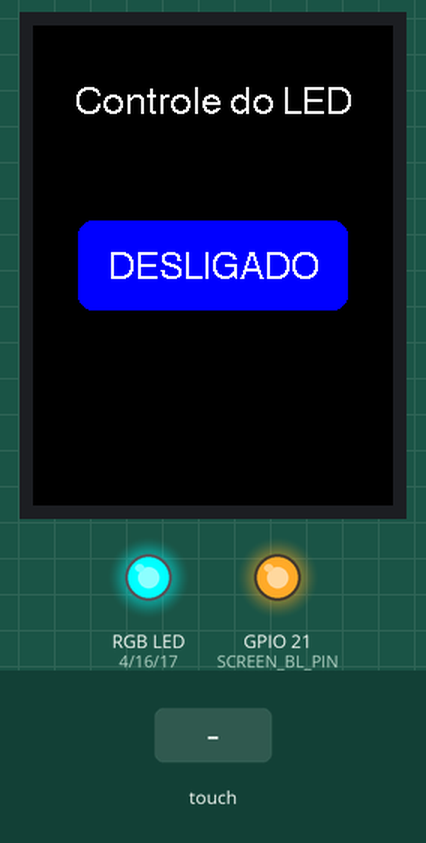
The sketch below on a simulated ESP32. Shown: 240×320 colour display, an RGB LED mixed from three pins (HIGH = lit), output pins drawn as LEDs (lit = HIGH). Inputs (shaded band) come from the test bench. What the sketch prints to the serial monitor is not drawn.

Above: at 2.4 s.
2.5 s: touch panel pressed at 38 % / 50 % of its raw x / y range
At 2.9 s:
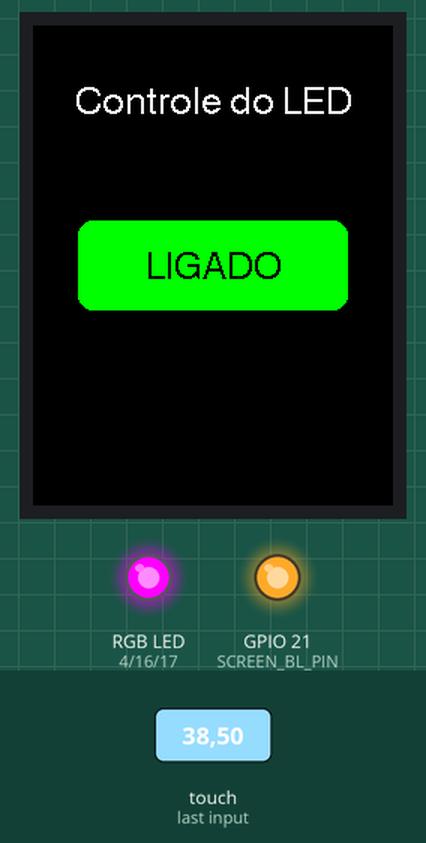
4.0 s: touch panel pressed at 62 % / 50 % of its raw x / y range
At 5.2 s:
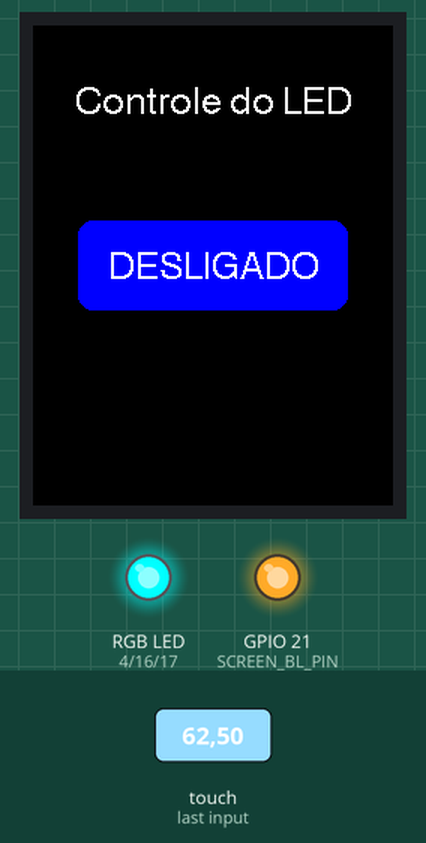
5.5 s: touch panel pressed at 87 % / 50 % of its raw x / y range
At 36.57 s:
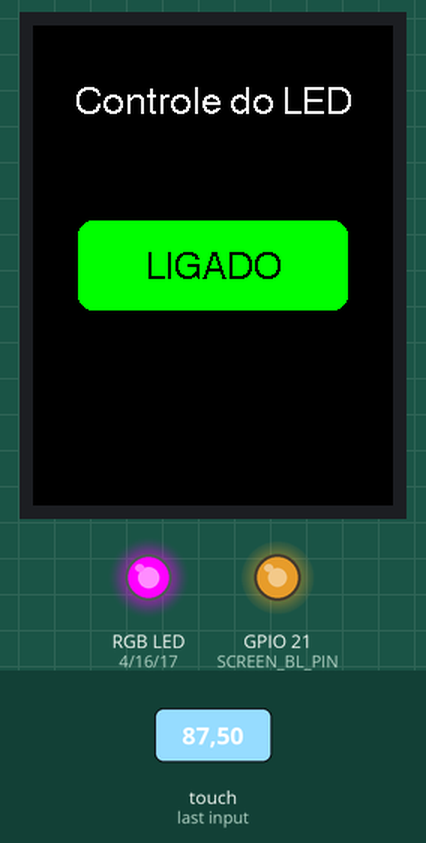
Timing chart, 0 to 37.3 s (numbered marks = the images above; inputs shaded):
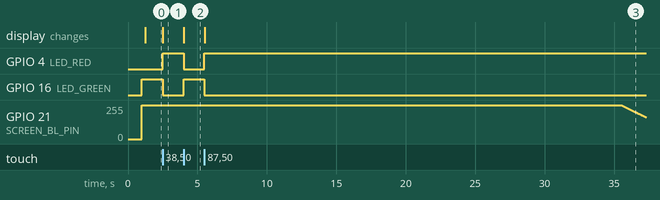

Measured:
- after the input at 2.5 s, GPIO 4 (LED_RED): LOW → HIGH at once; GPIO 16 (LED_GREEN): HIGH → LOW at once; the display: changes at once (image 1)
- after the input at 4.0 s, GPIO 4 (LED_RED): HIGH → LOW at once; GPIO 16 (LED_GREEN): LOW → HIGH at once; the display: changes at once (image 2)
- after the input at 5.5 s, GPIO 4 (LED_RED): LOW → HIGH at once; GPIO 16 (LED_GREEN): HIGH → LOW at once; the display: changes at once (image 3)

The sketch:

Tela_Apagar.ino
```cpp
#include <SPI.h>
#include <TFT_eSPI.h>             // Biblioteca apenas para desenhar na tela
#include <XPT2046_Touchscreen.h>  // Biblioteca dedicada para o Touchscreen

// Definições dos pinos do LED RGB traseiro da CYD (Lógica Invertida: LOW liga, HIGH desliga)
#define LED_RED   4
#define LED_GREEN 16
#define LED_BLUE  17

// Pino do Backlight da tela (Permite controle de brilho via PWM)
#define SCREEN_BL_PIN 21

// PINOS EXCLUSIVOS DO TOQUE NA PLACA CYD
#define TOUCH_MISO_PIN  39  // DOUT
#define TOUCH_MOSI_PIN  32  // DIN
#define TOUCH_CLK_PIN   25  // DCLK
#define TOUCH_CS_PIN    33  // CS

// Inicializa um barramento SPI exclusivo para o Touch
SPIClass touchSPI = SPIClass(VSPI);

// Inicialização dos controladores
TFT_eSPI tft = TFT_eSPI();
XPT2046_Touchscreen ts(TOUCH_CS_PIN);

// Variáveis de controle de estado do LED (Começa desligado/vermelho)
bool ledEstado = false;

// --- VARIÁVEIS DO TEMPORIZADOR DE TELA ---
unsigned long ultimoToqueTempo = 0; // Guarda quando o último toque ocorreu
const unsigned long TEMPO_ATIVO = 30000; // 30 segundos totalmente aceso
const unsigned long TEMPO_FADE   = 5000;  // 5 segundos diminuindo o brilho (Total 35s)

// Coordenadas e tamanho do botão centralizado (Adaptados para o modo Retrato)
int btnX, btnY, btnW, btnH;

// Desenha o botão na tela
void desenharBotao(bool estado) {
  if (estado) {
    tft.fillRoundRect(btnX, btnY, btnW, btnH, 10, TFT_GREEN);
    tft.setTextColor(TFT_BLACK);
    tft.drawCentreString("LIGADO", btnX + (btnW / 2), btnY + (btnH / 2) - 10, 4);
  } else {
    tft.fillRoundRect(btnX, btnY, btnW, btnH, 10, TFT_BLUE);
    tft.setTextColor(TFT_WHITE);
    tft.drawCentreString("DESLIGADO", btnX + (btnW / 2), btnY + (btnH / 2) - 10, 4);
  }
}

// Controla as cores do LED RGB traseiro
void definirCorLed(bool estado) {
  if (estado) {
    digitalWrite(LED_GREEN, LOW);
    digitalWrite(LED_RED, HIGH);
    digitalWrite(LED_BLUE, HIGH);
  } else {
    digitalWrite(LED_GREEN, HIGH);
    digitalWrite(LED_RED, LOW);
    digitalWrite(LED_BLUE, HIGH);
  }
}

void setup() {
  Serial.begin(115200);
  delay(1000);
  Serial.println("--- CYD ROTACAO 0 (RETRATO) ---");

  // Configura o pino de backlight para aceitar controle de brilho (PWM)
  pinMode(SCREEN_BL_PIN, OUTPUT);
  analogWrite(SCREEN_BL_PIN, 255); // Inicializa com brilho máximo

  // Configura os pinos do LED RGB como saída
  pinMode(LED_RED, OUTPUT);
  pinMode(LED_GREEN, OUTPUT);
  pinMode(LED_BLUE, OUTPUT);

  // Define o estado inicial do LED físico (Vermelho ativo no início)
  definirCorLed(ledEstado);

  // Inicializa o Display
  tft.init();
  tft.setRotation(0); // <-- Alterado para Modo Retrato (240x320)
  tft.fillScreen(TFT_BLACK);

  // Inicializa o barramento SPI alternativo do Touchscreen
  touchSPI.begin(TOUCH_CLK_PIN, TOUCH_MISO_PIN, TOUCH_MOSI_PIN, TOUCH_CS_PIN);
  ts.begin(touchSPI);
  ts.setRotation(0); // <-- Alinha a rotação do sensor com a tela

  // Dimensões da tela em modo Retrato (240x320)
  int largura = tft.width();   // Retorna 240
  int altura = tft.height();   // Retorna 320

  // Configura tamanho e centralização do botão para caber perfeitamente em 240 de largura
  btnW = 180; // Largura do botão ligeiramente menor
  btnH = 60;
  btnX = (largura - btnW) / 2; // (240 - 180) / 2 = 30px de margem nas laterais
  btnY = (altura - btnH) / 2;  // Centralizado verticalmente

  // Título do painel ajustado para o topo da tela vertical
  tft.setTextColor(TFT_WHITE);
  tft.drawCentreString("Controle do LED", largura / 2, 40, 4);

  // Desenha o botão inicial (Azul / Desligado)
  desenharBotao(ledEstado);

  ultimoToqueTempo = millis();

  Serial.println("Setup finalizado com sucesso em Modo Retrato!");
}

void loop() {
  unsigned long tempoInativo = millis() - ultimoToqueTempo;

  // --- CONTROLE DE BRILHO INTELIGENTE ---
  if (tempoInativo < TEMPO_ATIVO) {
    analogWrite(SCREEN_BL_PIN, 255);
  }
  else if (tempoInativo >= TEMPO_ATIVO && tempoInativo < (TEMPO_ATIVO + TEMPO_FADE)) {
    int brilhoAtual = map(tempoInativo, TEMPO_ATIVO, TEMPO_ATIVO + TEMPO_FADE, 255, 0);
    analogWrite(SCREEN_BL_PIN, brilhoAtual);
  }
  else {
    analogWrite(SCREEN_BL_PIN, 0);
  }

  // --- DETECÇÃO DO TOQUE ---
  if (ts.touched()) {
    TS_Point p = ts.getPoint();

    // Filtro contra ruídos físicos
    if (p.x > 100 && p.x < 3900 && p.y > 100 && p.y < 3900 && p.z > 300) {

      // Se a tela estava apagada, o primeiro toque apenas acorda o display
      if (tempoInativo >= TEMPO_ATIVO) {
        ultimoToqueTempo = millis();
        analogWrite(SCREEN_BL_PIN, 255);
        Serial.println("Display acordado!");
        while (ts.touched()) { delay(10); }
        delay(150);
        return;
      }

      // Traduz coordenadas para pixels no layout 240x320 (Retrato)
      // Ajustado limites do painel resistivo para se alinhar à nova orientação
      int x_touch = map(p.x, 200, 3800, 0, 240);
      int y_touch = map(p.y, 250, 3750, 0, 320);

      // No modo setRotation(0), a biblioteca costuma espelhar o eixo X.
      // Caso o seu toque fique invertido horizontalmente, remova a barra de comentário da linha abaixo:
      // x_touch = 240 - x_touch;

      // Verificação de toque na área do botão único
      if (x_touch > btnX && x_touch < (btnX + btnW) && y_touch > btnY && y_touch < (btnY + btnH)) {

        ultimoToqueTempo = millis();

        ledEstado = !ledEstado;
        definirCorLed(ledEstado);
        desenharBotao(ledEstado);

        Serial.printf("Botao pressionado! LED: %s\n", ledEstado ? "LIGADO" : "DESLIGADO");

        // Debounce (Trava de segurança)
        while (ts.touched()) { delay(10); }
        delay(150);
      }
    }
  }
}
```
